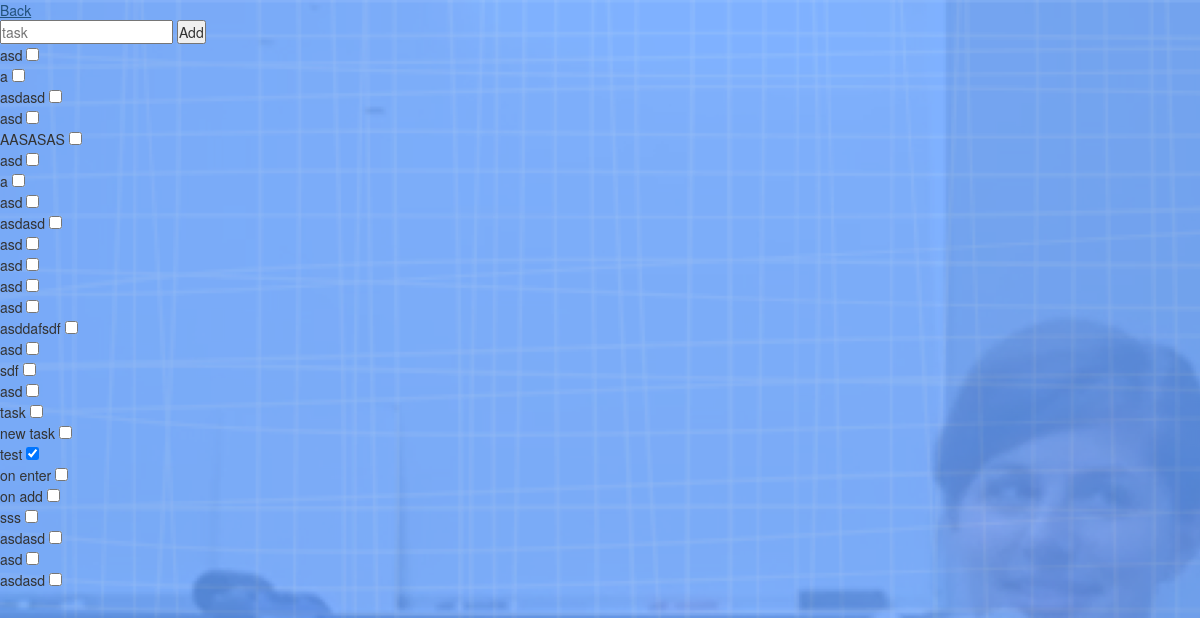
Page /pages/tasks.php on the committed database.
### tables this page shows
CREATE TABLE `tasks` (
  `id` int(11) NOT NULL,
  `description` varchar(500) NOT NULL,
  `status` tinyint(1) NOT NULL DEFAULT '0'
);

### pages/tasks.php (the view, shortened to what this page needs)
<?php include "inc/header.php"; ?>
<a href="/therapy-box">Back</a>
<?php
$host='localhost';
$dbname='therapy_box';
$username='root';
$passw='';
try {
$dbh = new PDO('mysql:host='.$host.';dbname='.$dbname, $username, $passw);
} catch (PDOException $e) {
print "Error!: " . $e->getMessage() . "<br/>";
die();
}
$sql="SELECT * FROM tasks";
$stmt=$dbh->prepare($sql);
$stmt->execute();
$rows = $stmt->fetchAll(PDO::FETCH_ASSOC);
?>
<div class="task-add">
    <input type="text" placeholder="task" name="task" class="task">
    <input type="submit" value="Add" class="add">
</div>
<div class="task-list">
    <?php foreach ($rows as $row): ?>
        <div>
            <?php echo $row['description'] ?>
            <input type="checkbox"
                <?php echo ($row['status']=='0')?'':'checked'; ?>
            >
        </div>
    <?php endforeach; ?>
</div>
<?php include "inc/footer.php"; ?>

### pages/inc/header.php (shortened to what this page needs)
<html>
    <head>
        <link rel="stylesheet" href="/therapy-box/assets/css/styles.css">
        <link rel="stylesheet" href="https://maxcdn.bootstrapcdn.com/bootstrap/3.3.7/css/bootstrap.min.css">
    </head>
    <body>

### assets/css/styles.css (style rules this page uses)
* { margin: 0; padding: 0; box-sizing: border-box; }
body { background-image: url("../images/Background.png"); }

### rows in the picture
tasks: description "asd"
tasks: description "a"
tasks: description "asdasd"
tasks: description "asd"
tasks: description "AASASAS"
tasks: description "asd"
tasks: description "a"
tasks: description "asd"
tasks: description "asdasd"
tasks: description "asd"
tasks: description "asd"
tasks: description "asd"
tasks: description "asd"
tasks: description "asddafsdf"
tasks: description "asd"
tasks: description "sdf"
tasks: description "asd"
tasks: description "task"
tasks: description "new task"
tasks: description "test", status "☑"
tasks: description "on enter"
tasks: description "on add"
tasks: description "sss"
tasks: description "asdasd"
tasks: description "asd"
tasks: description "asdasd"
